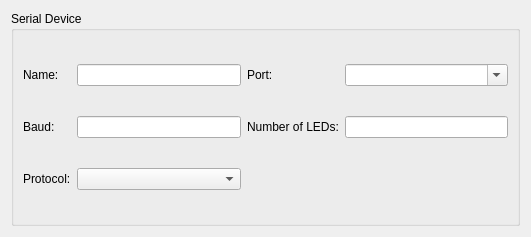
<?xml version="1.0" encoding="UTF-8"?>
<ui version="4.0">
 <class>SerialSettingsEntry</class>
 <widget class="QWidget" name="SerialSettingsEntry">
  <property name="geometry">
   <rect>
    <x>0</x>
    <y>0</y>
    <width>531</width>
    <height>237</height>
   </rect>
  </property>
  <property name="sizePolicy">
   <sizepolicy hsizetype="Expanding" vsizetype="Expanding">
    <horstretch>0</horstretch>
    <verstretch>0</verstretch>
   </sizepolicy>
  </property>
  <property name="windowTitle">
   <string notr="true">Serial Settings Entry</string>
  </property>
  <layout class="QGridLayout" name="gridLayout">
   <item row="1" column="0" colspan="2">
    <widget class="QGroupBox" name="groupBox">
     <property name="title">
      <string>Serial Device</string>
     </property>
     <layout class="QGridLayout" name="gridLayout_2">
      <item row="2" column="4">
       <widget class="QLabel" name="NumLEDsLabel">
        <property name="text">
         <string>Number of LEDs:</string>
        </property>
       </widget>
      </item>
      <item row="2" column="0">
       <widget class="QLabel" name="BaudLabel">
        <property name="text">
         <string>Baud:</string>
        </property>
       </widget>
      </item>
      <item row="3" column="3">
       <widget class="QComboBox" name="ProtocolComboBox"/>
      </item>
      <item row="1" column="0">
       <widget class="QLabel" name="NameLabel">
        <property name="text">
         <string>Name:</string>
        </property>
       </widget>
      </item>
      <item row="1" column="3">
       <widget class="QLineEdit" name="NameEdit"/>
      </item>
      <item row="3" column="0">
       <widget class="QLabel" name="ProtocolLabel">
        <property name="text">
         <string>Protocol:</string>
        </property>
       </widget>
      </item>
      <item row="2" column="3">
       <widget class="QLineEdit" name="BaudEdit"/>
      </item>
      <item row="2" column="5">
       <widget class="QLineEdit" name="NumLEDsEdit"/>
      </item>
      <item row="1" column="4">
       <widget class="QLabel" name="PortLabel">
        <property name="text">
         <string>Port:</string>
        </property>
       </widget>
      </item>
      <item row="1" column="5">
       <widget class="QComboBox" name="PortComboBox">
        <property name="editable">
         <bool>true</bool>
        </property>
        <property name="insertPolicy">
         <enum>QComboBox::NoInsert</enum>
        </property>
       </widget>
      </item>
     </layout>
    </widget>
   </item>
  </layout>
 </widget>
 <tabstops>
  <tabstop>NameEdit</tabstop>
  <tabstop>BaudEdit</tabstop>
  <tabstop>NumLEDsEdit</tabstop>
  <tabstop>ProtocolComboBox</tabstop>
 </tabstops>
 <resources/>
 <connections/>
</ui>
